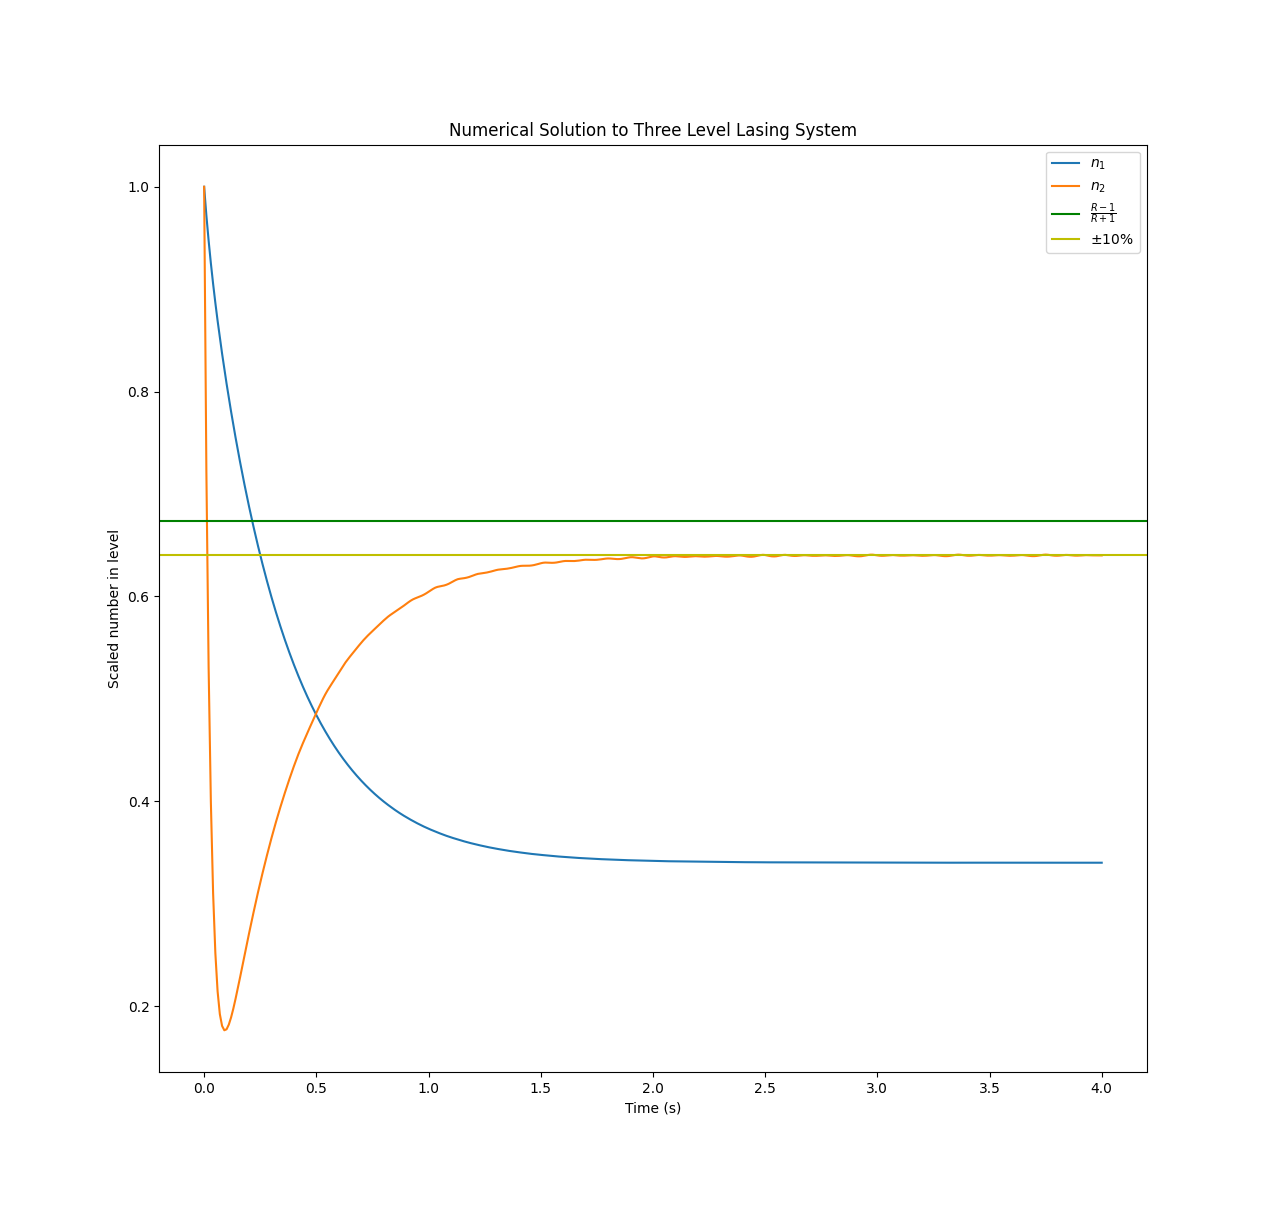

The Python source for this figure:
import numpy as np
from scipy.integrate import solve_ivp
import matplotlib.pyplot as plt

R = 2
a = 16

F = lambda t,n: np.array([n[1]+R*(1-2*n[0]-n[1]), a*R*(1-n[0]-n[1])-n[1]])
t_eval = np.arange(0, 4.01, 0.01)

sol = solve_ivp(F, [0,4], [1, 1], t_eval=t_eval)

plt.plot(t_eval, sol.y.T[:,0], label='$n_1$')
plt.plot(t_eval, sol.y.T[:,1], label='$n_2$')
plt.axhline(y=(R-1)/(R+1)+sol.y.T[:,0][-1], color='g', linestyle='-', label='$\\frac{R-1}{R+1}$')
plt.axhline(y=(R-1)/(R+1)*0.9+sol.y.T[:,0][-1], color='y', linestyle='-', label='$\\pm 10\%$')
plt.legend()
plt.title('Numerical Solution to Three Level Lasing System')
plt.xlabel('Time (s)')
plt.ylabel('Scaled number in level')
plt.show()
